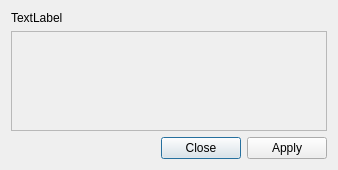
<?xml version="1.0" encoding="UTF-8"?>
<ui version="4.0">
 <class>dialogConfig</class>
 <widget class="QDialog" name="dialogConfig">
  <property name="geometry">
   <rect>
    <x>0</x>
    <y>0</y>
    <width>338</width>
    <height>170</height>
   </rect>
  </property>
  <property name="windowTitle">
   <string>Configuration</string>
  </property>
  <layout class="QVBoxLayout" name="verticalLayout">
   <item>
    <widget class="QLabel" name="labelConfig">
     <property name="text">
      <string>TextLabel</string>
     </property>
    </widget>
   </item>
   <item>
    <widget class="QScrollArea" name="scrollArea">
     <property name="frameShadow">
      <enum>QFrame::Plain</enum>
     </property>
     <property name="widgetResizable">
      <bool>true</bool>
     </property>
     <widget class="QWidget" name="scrollAreaWidgetContents">
      <property name="geometry">
       <rect>
        <x>0</x>
        <y>0</y>
        <width>322</width>
        <height>90</height>
       </rect>
      </property>
      <layout class="QFormLayout" name="formLayout"/>
     </widget>
    </widget>
   </item>
   <item>
    <widget class="QDialogButtonBox" name="buttonBox">
     <property name="orientation">
      <enum>Qt::Horizontal</enum>
     </property>
     <property name="standardButtons">
      <set>QDialogButtonBox::Apply|QDialogButtonBox::Close</set>
     </property>
    </widget>
   </item>
  </layout>
 </widget>
 <resources/>
 <connections>
  <connection>
   <sender>buttonBox</sender>
   <signal>accepted()</signal>
   <receiver>dialogConfig</receiver>
   <slot>accept()</slot>
   <hints>
    <hint type="sourcelabel">
     <x>254</x>
     <y>320</y>
    </hint>
    <hint type="destinationlabel">
     <x>157</x>
     <y>226</y>
    </hint>
   </hints>
  </connection>
  <connection>
   <sender>buttonBox</sender>
   <signal>rejected()</signal>
   <receiver>dialogConfig</receiver>
   <slot>reject()</slot>
   <hints>
    <hint type="sourcelabel">
     <x>322</x>
     <y>320</y>
    </hint>
    <hint type="destinationlabel">
     <x>286</x>
     <y>226</y>
    </hint>
   </hints>
  </connection>
  <connection>
   <sender>buttonBox</sender>
   <signal>clicked(QAbstractButton*)</signal>
   <receiver>dialogConfig</receiver>
   <slot>btnClick(QAbstractButton*)</slot>
   <hints>
    <hint type="sourcelabel">
     <x>197</x>
     <y>336</y>
    </hint>
    <hint type="destinationlabel">
     <x>197</x>
     <y>179</y>
    </hint>
   </hints>
  </connection>
 </connections>
 <slots>
  <slot>btnClick(QAbstractButton*)</slot>
 </slots>
</ui>
